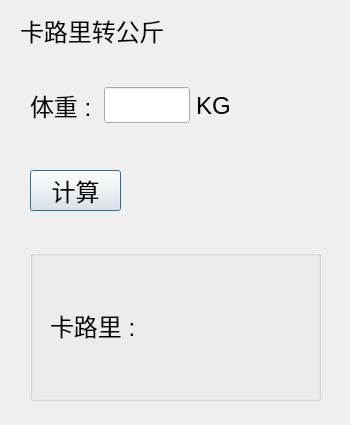
<?xml version="1.0" encoding="UTF-8"?>
<ui version="4.0">
 <class>calorieDialog</class>
 <widget class="QDialog" name="calorieDialog">
  <property name="geometry">
   <rect>
    <x>0</x>
    <y>0</y>
    <width>350</width>
    <height>425</height>
   </rect>
  </property>
  <property name="windowTitle">
   <string>卡路里转换</string>
  </property>
  <property name="windowIcon">
   <iconset resource="image.qrc">
    <normaloff>:/png/toolcal2kg.png</normaloff>:/png/toolcal2kg.png</iconset>
  </property>
  <property name="styleSheet">
   <string notr="true"/>
  </property>
  <widget class="QLabel" name="label">
   <property name="geometry">
    <rect>
     <x>20</x>
     <y>10</y>
     <width>181</width>
     <height>41</height>
    </rect>
   </property>
   <property name="font">
    <font>
     <pointsize>18</pointsize>
    </font>
   </property>
   <property name="text">
    <string>卡路里转公斤</string>
   </property>
  </widget>
  <widget class="QGroupBox" name="groupBox">
   <property name="geometry">
    <rect>
     <x>30</x>
     <y>250</y>
     <width>291</width>
     <height>151</height>
    </rect>
   </property>
   <property name="font">
    <font>
     <pointsize>18</pointsize>
    </font>
   </property>
   <property name="title">
    <string/>
   </property>
   <widget class="QLabel" name="label_4">
    <property name="geometry">
     <rect>
      <x>20</x>
      <y>30</y>
      <width>251</width>
      <height>91</height>
     </rect>
    </property>
    <property name="font">
     <font>
      <pointsize>18</pointsize>
     </font>
    </property>
    <property name="text">
     <string>卡路里 : </string>
    </property>
   </widget>
  </widget>
  <widget class="QPushButton" name="pushButton">
   <property name="geometry">
    <rect>
     <x>30</x>
     <y>170</y>
     <width>91</width>
     <height>41</height>
    </rect>
   </property>
   <property name="font">
    <font>
     <pointsize>18</pointsize>
    </font>
   </property>
   <property name="text">
    <string>计算</string>
   </property>
  </widget>
  <widget class="QWidget" name="layoutWidget">
   <property name="geometry">
    <rect>
     <x>30</x>
     <y>80</y>
     <width>201</width>
     <height>51</height>
    </rect>
   </property>
   <layout class="QHBoxLayout" name="horizontalLayout">
    <item>
     <widget class="QLabel" name="label_2">
      <property name="font">
       <font>
        <pointsize>18</pointsize>
       </font>
      </property>
      <property name="text">
       <string>体重 : </string>
      </property>
     </widget>
    </item>
    <item>
     <widget class="QLineEdit" name="lineEdit">
      <property name="font">
       <font>
        <pointsize>18</pointsize>
       </font>
      </property>
     </widget>
    </item>
    <item>
     <widget class="QLabel" name="label_3">
      <property name="font">
       <font>
        <pointsize>18</pointsize>
       </font>
      </property>
      <property name="text">
       <string>KG</string>
      </property>
     </widget>
    </item>
   </layout>
  </widget>
 </widget>
 <resources>
  <include location="image.qrc"/>
 </resources>
 <connections/>
</ui>
